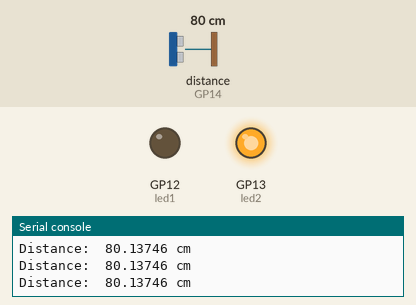
The program below on a simulated Raspberry Pi Pico running MicroPython. On the bench: output pins drawn as LEDs (lit = HIGH), the last lines printed to the serial console. The inputs (shaded band) are chosen by the test bench; at power-on: distance to the obstacle (sensor on GP14) 80 cm. The echo pulse lasts 58.3 µs per cm; library files of the repository ran but are not shown: hcsr04.py; pins used as bus, display or sensor lines are not drawn.

Above: at 1.2 s.
1.3 s: distance to the obstacle (sensor on GP14) set to 11 cm
2.8 s: distance to the obstacle (sensor on GP14) set to 8 cm
At 4.2 s:
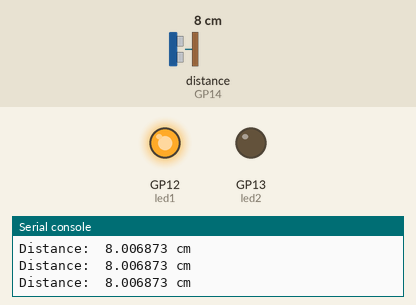
4.5 s: distance to the obstacle (sensor on GP14) set to 18 cm
At 5.7 s:
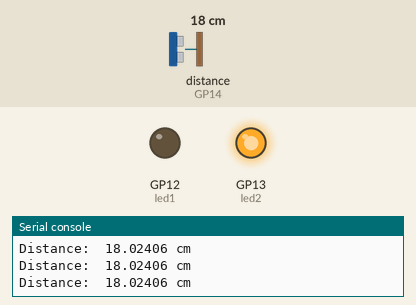
6.0 s: distance to the obstacle (sensor on GP14) set to 2 cm
At 7.4 s:
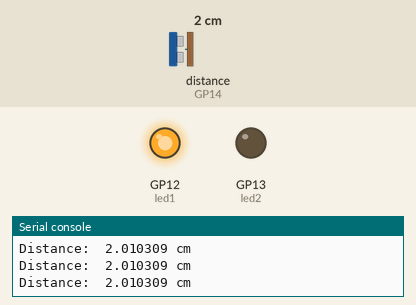
Timing chart, 0 to 8.5 s (numbered marks = the images above; inputs shaded):
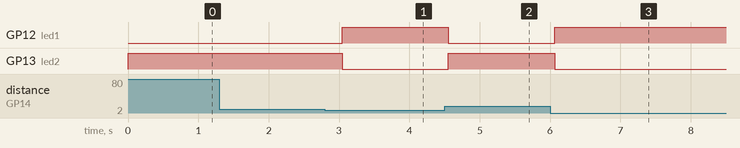

The program:

ultra.py
```python
from machine import Pin
from hcsr04 import HCSR04
from time import sleep

sensor = HCSR04(trigger_pin=15, echo_pin=14)
led1 = Pin(12, Pin.OUT)
led2 = Pin(13, Pin.OUT)

while True:
    distance = sensor.distance_cm()
    print("Distance: ", distance, "cm")

    if distance > 10:
        led2.on()
        led1.off()
    else:
        led1.on()
        led2.off()

    sleep(0.25)
```

Measured:
- the behaviour switches between 10 and 9 cm on distance to the obstacle (sensor on GP14) (found by bisection; images 0 and 1)
- after the input at 2.8 s, GP12 (led1): LOW → HIGH after 0.25 s; GP13 (led2): HIGH → LOW after 0.25 s
- after the input at 4.5 s, GP12 (led1): HIGH → LOW after 0.05 s; GP13 (led2): LOW → HIGH after 0.05 s
- after the input at 6.0 s, GP12 (led1): LOW → HIGH after 0.07 s; GP13 (led2): HIGH → LOW after 0.07 s
